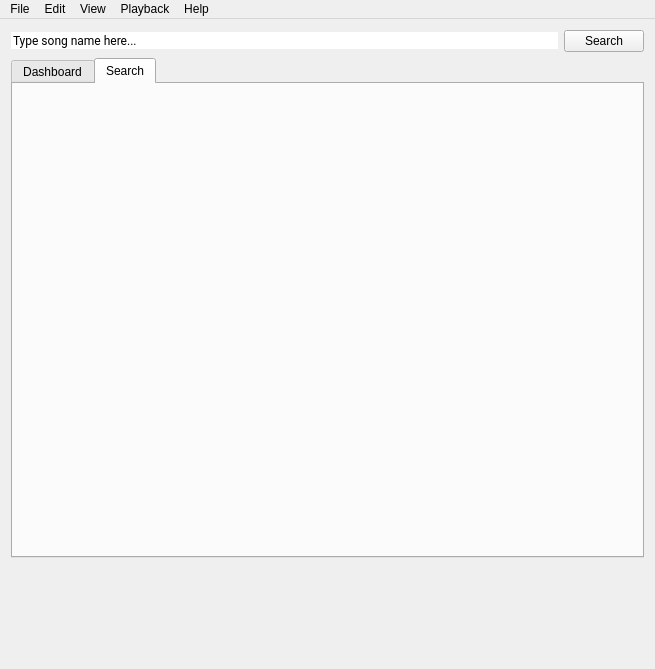
<?xml version="1.0" encoding="UTF-8"?>
<ui version="4.0">
 <class>MusicStreamingPlatformAppClass</class>
 <widget class="QMainWindow" name="MusicStreamingPlatformAppClass">
  <property name="geometry">
   <rect>
    <x>0</x>
    <y>0</y>
    <width>655</width>
    <height>669</height>
   </rect>
  </property>
  <property name="windowTitle">
   <string>Music Streaming Platform</string>
  </property>
  <property name="windowIcon">
   <iconset theme="icon" resource="MusicStreamingPlatformApp.qrc">
    <normaloff>:/MusicStreamingPlatformApp/Resources/icon.ico</normaloff>:/MusicStreamingPlatformApp/Resources/icon.ico</iconset>
  </property>
  <property name="tabShape">
   <enum>QTabWidget::Rounded</enum>
  </property>
  <widget class="QWidget" name="centralWidget">
   <property name="minimumSize">
    <size>
     <width>640</width>
     <height>480</height>
    </size>
   </property>
   <layout class="QGridLayout" name="gridLayout_2">
    <item row="3" column="0">
     <layout class="QHBoxLayout" name="controlPanel">
      <property name="topMargin">
       <number>60</number>
      </property>
     </layout>
    </item>
    <item row="1" column="0">
     <layout class="QGridLayout" name="viewLayout">
      <property name="topMargin">
       <number>0</number>
      </property>
      <property name="rightMargin">
       <number>0</number>
      </property>
      <property name="bottomMargin">
       <number>0</number>
      </property>
      <item row="0" column="0">
       <widget class="QTabWidget" name="view">
        <property name="sizePolicy">
         <sizepolicy hsizetype="Preferred" vsizetype="Preferred">
          <horstretch>0</horstretch>
          <verstretch>0</verstretch>
         </sizepolicy>
        </property>
        <property name="minimumSize">
         <size>
          <width>300</width>
          <height>500</height>
         </size>
        </property>
        <property name="currentIndex">
         <number>1</number>
        </property>
        <widget class="QWidget" name="mainPanel">
         <attribute name="title">
          <string>Dashboard</string>
         </attribute>
        </widget>
        <widget class="QWidget" name="searchView">
         <attribute name="title">
          <string>Search</string>
         </attribute>
         <layout class="QGridLayout" name="gridLayout">
          <item row="0" column="0">
           <layout class="QVBoxLayout" name="searchLayout"/>
          </item>
         </layout>
        </widget>
       </widget>
      </item>
     </layout>
    </item>
    <item row="0" column="0">
     <layout class="QHBoxLayout" name="searchBar">
      <property name="bottomMargin">
       <number>0</number>
      </property>
      <item>
       <widget class="QLineEdit" name="searchTextBox">
        <property name="font">
         <font>
          <family>Roboto</family>
         </font>
        </property>
        <property name="styleSheet">
         <string notr="true">border:none;</string>
        </property>
        <property name="text">
         <string>Type song name here...</string>
        </property>
       </widget>
      </item>
      <item>
       <widget class="QPushButton" name="searchButton">
        <property name="text">
         <string>Search</string>
        </property>
       </widget>
      </item>
     </layout>
    </item>
    <item row="2" column="0">
     <spacer name="verticalSpacer">
      <property name="orientation">
       <enum>Qt::Vertical</enum>
      </property>
      <property name="sizeType">
       <enum>QSizePolicy::Expanding</enum>
      </property>
      <property name="sizeHint" stdset="0">
       <size>
        <width>20</width>
        <height>10</height>
       </size>
      </property>
     </spacer>
    </item>
   </layout>
  </widget>
  <widget class="QMenuBar" name="menuBar">
   <property name="geometry">
    <rect>
     <x>0</x>
     <y>0</y>
     <width>655</width>
     <height>21</height>
    </rect>
   </property>
   <widget class="QMenu" name="menuFile">
    <property name="title">
     <string>File</string>
    </property>
    <addaction name="actionNew_playlist"/>
   </widget>
   <widget class="QMenu" name="menuEdit">
    <property name="title">
     <string>Edit</string>
    </property>
    <addaction name="actionUndo"/>
    <addaction name="actionRedo"/>
    <addaction name="actionDelete"/>
   </widget>
   <widget class="QMenu" name="menuView">
    <property name="title">
     <string>View</string>
    </property>
    <addaction name="actionZoom_in"/>
    <addaction name="actionZoom_out"/>
   </widget>
   <widget class="QMenu" name="menuPlayback">
    <property name="title">
     <string>Playback</string>
    </property>
    <addaction name="actionPlay"/>
    <addaction name="actionPause"/>
    <addaction name="actionSkip"/>
    <addaction name="actionPrevious"/>
    <addaction name="separator"/>
    <addaction name="actionShuffle"/>
    <addaction name="actionRepeat"/>
    <addaction name="separator"/>
    <addaction name="action_Volume_up"/>
    <addaction name="actionVolume_down"/>
   </widget>
   <widget class="QMenu" name="menuHelp">
    <property name="title">
     <string>Help</string>
    </property>
    <addaction name="actionAbout"/>
   </widget>
   <addaction name="menuFile"/>
   <addaction name="menuEdit"/>
   <addaction name="menuView"/>
   <addaction name="menuPlayback"/>
   <addaction name="menuHelp"/>
  </widget>
  <action name="actionNew_playlist">
   <property name="text">
    <string>New playlist</string>
   </property>
  </action>
  <action name="actionAbout">
   <property name="text">
    <string>About</string>
   </property>
  </action>
  <action name="actionPlay">
   <property name="text">
    <string>Play</string>
   </property>
  </action>
  <action name="actionPause">
   <property name="text">
    <string>Pause</string>
   </property>
  </action>
  <action name="actionSkip">
   <property name="text">
    <string>Skip</string>
   </property>
  </action>
  <action name="actionPrevious">
   <property name="text">
    <string>Previous</string>
   </property>
  </action>
  <action name="actionShuffle">
   <property name="text">
    <string>Shuffle</string>
   </property>
  </action>
  <action name="actionRepeat">
   <property name="text">
    <string>Repeat</string>
   </property>
  </action>
  <action name="action_Volume_up">
   <property name="text">
    <string> Volume up</string>
   </property>
  </action>
  <action name="actionVolume_down">
   <property name="text">
    <string>Volume down</string>
   </property>
  </action>
  <action name="actionZoom_in">
   <property name="text">
    <string>Zoom in</string>
   </property>
  </action>
  <action name="actionZoom_out">
   <property name="text">
    <string>Zoom out</string>
   </property>
  </action>
  <action name="actionUndo">
   <property name="text">
    <string>Undo</string>
   </property>
  </action>
  <action name="actionRedo">
   <property name="text">
    <string>Redo</string>
   </property>
  </action>
  <action name="actionDelete">
   <property name="text">
    <string>Delete</string>
   </property>
  </action>
 </widget>
 <layoutdefault spacing="6" margin="11"/>
 <resources>
  <include location="MusicStreamingPlatformApp.qrc"/>
 </resources>
 <connections/>
</ui>
